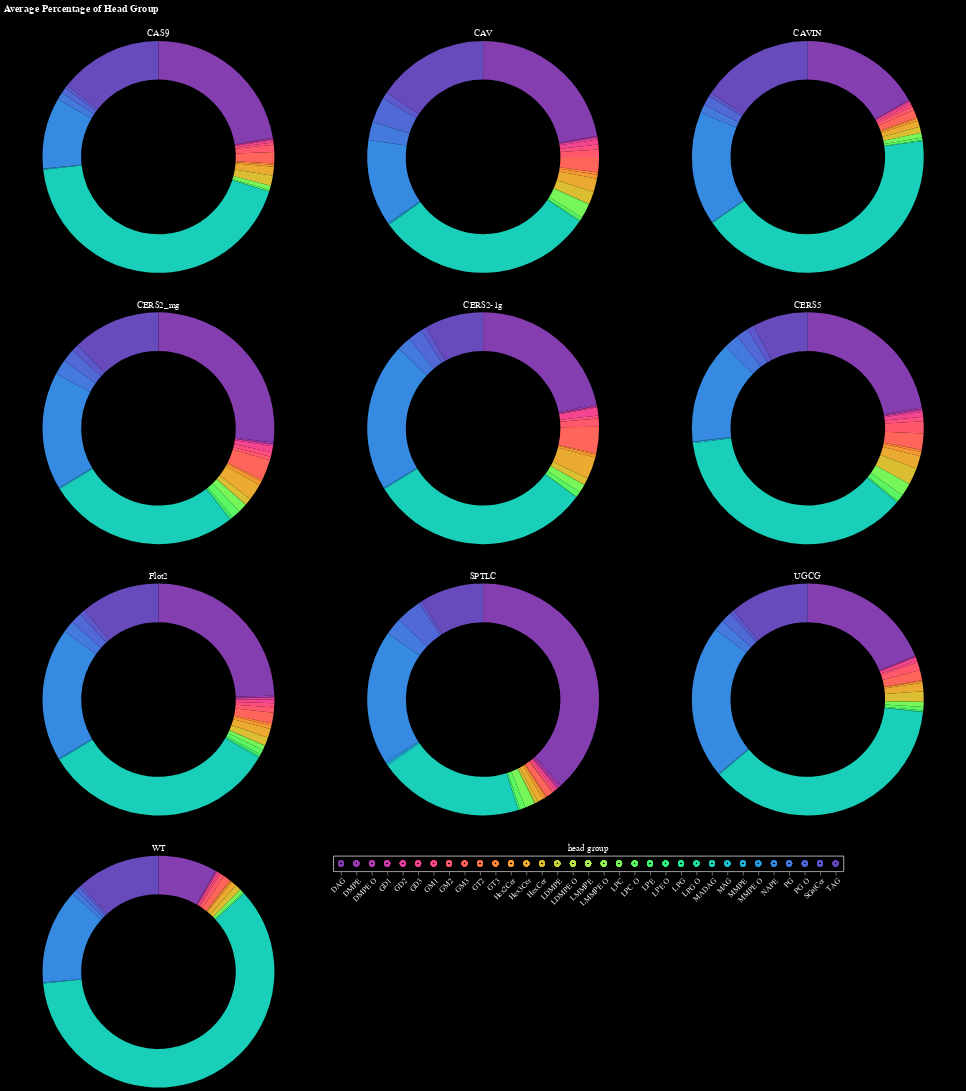

The notebook cell saved with this chart:
### Code cell
chart_list = []

# create selection tool
click = alt.selection_point(fields=['head group'])

# create head group legend
heads = alt.Chart(h).mark_point().encode(
    x=alt.X('head group').axis(labelAngle=-45),
    color=alt.condition(click, 'head group', alt.value('lightgray')),
    ).add_params(click).properties(title={'text':[], 'subtitle':'head group', 'subtitleColor':'white'})

for ptn in h['protein'].unique():
    source = h[h['protein'] == ptn]
    
    donut = alt.Chart(source).mark_arc(innerRadius=100).encode(
        theta='mean(percentage):Q',
        color=alt.condition(click, 'head group', alt.value('lightgray'), scale=alt.Scale(scheme='rainbow'), legend=None),
        opacity = alt.condition(click, alt.value(1), alt.value(0.1)),
        tooltip=['head group', 'mean(percentage)']
    ).add_params(click).properties(
        width=400,
        title={'text':[], 'subtitle':ptn, 'subtitleColor':'white'}
    )
    
    chart_list.append(donut)
    
d = alt.hconcat(*chart_list[:3]) & alt.hconcat(*chart_list[3:6]) & alt.hconcat(*chart_list[6:9]) & (chart_list[9] | heads)
d = d.properties(title=alt.Title('Average Percentage of Head Group', color='white')).configure(background='black').configure_axis(labelColor='white')
# d.save('graphs/pos_mode_whole_dataset/head_group_graphs/HeadGroupDonutCharts_interactive.html')
d

### Figure 1 — Vega-Lite specification as saved in the notebook (floating-point values rounded to 4 significant figures; data arrays with more than 128 entries replaced by an {"elided": "..."} marker saying what was removed)
{"config": {"view": {"continuousWidth": 300, "continuousHeight": 300}, "axis": {"labelColor": "white"}, "background": "black"}, "vconcat": [{"hconcat": [{"data": {"name": "data-c37c7c5b66e879104957e66bc5595d35"}, "mark": {"type": "arc", "innerRadius": 100}, "encoding": {"color": {"condition": {"param": "param_2", "field": "head group", "scale": {"scheme": "rainbow"}, "legend": null, "type": "nominal"}, "value": "lightgray"}, "opacity": {"condition": {"param": "param_2", "value": 1}, "value": 0.1}, "theta": {"aggregate": "mean", "field": "percentage", "type": "quantitative"}, "tooltip": [{"field": "head group", "type": "nominal"}, {"aggregate": "mean", "field": "percentage", "type": "quantitative"}]}, "name": "view_12", "title": {"text": [], "subtitle": "CAS9", "subtitleColor": "white"}, "width": 400}, {"data": {"name": "data-32e956f327eccb8cb5992c412140566a"}, "mark": {"type": "arc", "innerRadius": 100}, "encoding": {"color": {"condition": {"param": "param_2", "field": "head group", "scale": {"scheme": "rainbow"}, "legend": null, "type": "nominal"}, "value": "lightgray"}, "opacity": {"condition": {"param": "param_2", "value": 1}, "value": 0.1}, "theta": {"aggregate": "mean", "field": "percentage", "type": "quantitative"}, "tooltip": [{"field": "head group", "type": "nominal"}, {"aggregate": "mean", "field": "percentage", "type": "quantitative"}]}, "name": "view_13", "title": {"text": [], "subtitle": "CAV", "subtitleColor": "white"}, "width": 400}, {"data": {"name": "data-9a696a5b007dd96af723327de881a627"}, "mark": {"type": "arc", "innerRadius": 100}, "encoding": {"color": {"condition": {"param": "param_2", "field": "head group", "scale": {"scheme": "rainbow"}, "legend": null, "type": "nominal"}, "value": "lightgray"}, "opacity": {"condition": {"param": "param_2", "value": 1}, "value": 0.1}, "theta": {"aggregate": "mean", "field": "percentage", "type": "quantitative"}, "tooltip": [{"field": "head group", "type": "nominal"}, {"aggregate": "mean", "field": "percentage", "type": "quantitative"}]}, "name": "view_14", "title": {"text": [], "subtitle": "CAVIN", "subtitleColor": "white"}, "width": 400}]}, {"hconcat": [{"data": {"name": "data-6d36f11f8a9753f39cf32857966157aa"}, "mark": {"type": "arc", "innerRadius": 100}, "encoding": {"color": {"condition": {"param": "param_2", "field": "head group", "scale": {"scheme": "rainbow"}, "legend": null, "type": "nominal"}, "value": "lightgray"}, "opacity": {"condition": {"param": "param_2", "value": 1}, "value": 0.1}, "theta": {"aggregate": "mean", "field": "percentage", "type": "quantitative"}, "tooltip": [{"field": "head group", "type": "nominal"}, {"aggregate": "mean", "field": "percentage", "type": "quantitative"}]}, "name": "view_15", "title": {"text": [], "subtitle": "CERS2_mg", "subtitleColor": "white"}, "width": 400}, {"data": {"name": "data-b5c4bc259ad7b5a958d3ac39b7d0ebe5"}, "mark": {"type": "arc", "innerRadius": 100}, "encoding": {"color": {"condition": {"param": "param_2", "field": "head group", "scale": {"scheme": "rainbow"}, "legend": null, "type": "nominal"}, "value": "lightgray"}, "opacity": {"condition": {"param": "param_2", "value": 1}, "value": 0.1}, "theta": {"aggregate": "mean", "field": "percentage", "type": "quantitative"}, "tooltip": [{"field": "head group", "type": "nominal"}, {"aggregate": "mean", "field": "percentage", "type": "quantitative"}]}, "name": "view_16", "title": {"text": [], "subtitle": "CERS2-1g", "subtitleColor": "white"}, "width": 400}, {"data": {"name": "data-1fcdd8c3cc6e92a0911543f7c1a7393e"}, "mark": {"type": "arc", "innerRadius": 100}, "encoding": {"color": {"condition": {"param": "param_2", "field": "head group", "scale": {"scheme": "rainbow"}, "legend": null, "type": "nominal"}, "value": "lightgray"}, "opacity": {"condition": {"param": "param_2", "value": 1}, "value": 0.1}, "theta": {"aggregate": "mean", "field": "percentage", "type": "quantitative"}, "tooltip": [{"field": "head group", "type": "nominal"}, {"aggregate": "mean", "field": "percentage", "type": "quantitative"}]}, "name": "view_17", "title": {"text": [], "subtitle": "CERS5", "subtitleColor": "white"}, "width": 400}]}, {"hconcat": [{"data": {"name": "data-d6b9f4c7e7fe5e83e8fd031f22b6d3b8"}, "mark": {"type": "arc", "innerRadius": 100}, "encoding": {"color": {"condition": {"param": "param_2", "field": "head group", "scale": {"scheme": "rainbow"}, "legend": null, "type": "nominal"}, "value": "lightgray"}, "opacity": {"condition": {"param": "param_2", "value": 1}, "value": 0.1}, "theta": {"aggregate": "mean", "field": "percentage", "type": "quantitative"}, "tooltip": [{"field": "head group", "type": "nominal"}, {"aggregate": "mean", "field": "percentage", "type": "quantitative"}]}, "name": "view_18", "title": {"text": [], "subtitle": "Flot2", "subtitleColor": "white"}, "width": 400}, {"data": {"name": "data-b8db3503941d2db9d1ffe1f8193b3469"}, "mark": {"type": "arc", "innerRadius": 100}, "encoding": {"color": {"condition": {"param": "param_2", "field": "head group", "scale": {"scheme": "rainbow"}, "legend": null, "type": "nominal"}, "value": "lightgray"}, "opacity": {"condition": {"param": "param_2", "value": 1}, "value": 0.1}, "theta": {"aggregate": "mean", "field": "percentage", "type": "quantitative"}, "tooltip": [{"field": "head group", "type": "nominal"}, {"aggregate": "mean", "field": "percentage", "type": "quantitative"}]}, "name": "view_19", "title": {"text": [], "subtitle": "SPTLC", "subtitleColor": "white"}, "width": 400}, {"data": {"name": "data-4949b4c877f6a5be94e728fd47236b86"}, "mark": {"type": "arc", "innerRadius": 100}, "encoding": {"color": {"condition": {"param": "param_2", "field": "head group", "scale": {"scheme": "rainbow"}, "legend": null, "type": "nominal"}, "value": "lightgray"}, "opacity": {"condition": {"param": "param_2", "value": 1}, "value": 0.1}, "theta": {"aggregate": "mean", "field": "percentage", "type": "quantitative"}, "tooltip": [{"field": "head group", "type": "nominal"}, {"aggregate": "mean", "field": "percentage", "type": "quantitative"}]}, "name": "view_20", "title": {"text": [], "subtitle": "UGCG", "subtitleColor": "white"}, "width": 400}]}, {"hconcat": [{"data": {"name": "data-fb583235ae87805bc535636a24e7d843"}, "mark": {"type": "arc", "innerRadius": 100}, "encoding": {"color": {"condition": {"param": "param_2", "field": "head group", "scale": {"scheme": "rainbow"}, "legend": null, "type": "nominal"}, "value": "lightgray"}, "opacity": {"condition": {"param": "param_2", "value": 1}, "value": 0.1}, "theta": {"aggregate": "mean", "field": "percentage", "type": "quantitative"}, "tooltip": [{"field": "head group", "type": "nominal"}, {"aggregate": "mean", "field": "percentage", "type": "quantitative"}]}, "name": "view_21", "title": {"text": [], "subtitle": "WT", "subtitleColor": "white"}, "width": 400}, {"data": {"name": "data-0bee0a9d469d72774e17644978c2c756"}, "mark": {"type": "point"}, "encoding": {"color": {"condition": {"param": "param_2", "field": "head group"}, "value": "lightgray"}, "x": {"axis": {"labelAngle": -45}, "field": "head group", "type": "nominal"}}, "name": "view_22", "title": {"text": [], "subtitle": "head group", "subtitleColor": "white"}}]}], "params": [{"name": "param_2", "select": {"type": "point", "fields": ["head group"]}, "views": ["view_12", "view_13", "view_14", "view_15", "view_16", "view_17", "view_18", "view_19", "view_20", "view_21", "view_22"]}], "title": {"text": "Average Percentage of Head Group", "color": "white"}, "$schema": "https://vega.github.io/schema/vega-lite/v5.16.3.json", "datasets": {"data-c37c7c5b66e879104957e66bc5595d35": {"elided": "132 records"}, "data-32e956f327eccb8cb5992c412140566a": {"elided": "132 records"}, "data-9a696a5b007dd96af723327de881a627": {"elided": "132 records"}, "data-6d36f11f8a9753f39cf32857966157aa": {"elided": "132 records"}, "data-b5c4bc259ad7b5a958d3ac39b7d0ebe5": {"elided": "132 records"}, "data-1fcdd8c3cc6e92a0911543f7c1a7393e": {"elided": "132 records"}, "data-d6b9f4c7e7fe5e83e8fd031f22b6d3b8": {"elided": "132 records"}, "data-b8db3503941d2db9d1ffe1f8193b3469": {"elided": "132 records"}, "data-4949b4c877f6a5be94e728fd47236b86": {"elided": "132 records"}, "data-fb583235ae87805bc535636a24e7d843": {"elided": "132 records"}, "data-0bee0a9d469d72774e17644978c2c756": {"elided": "1320 records"}}}
